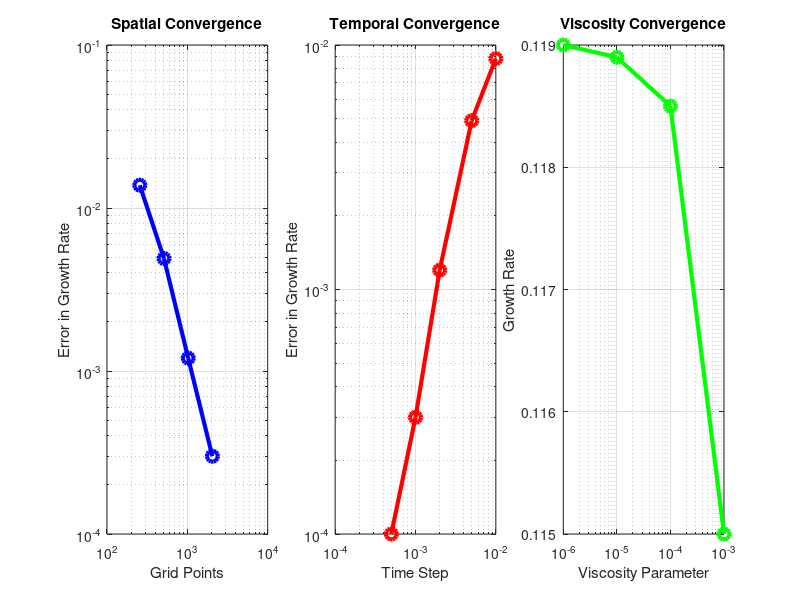

MATLAB code to generate this figure: (Note: this script raises an error after producing the figure.)
function plot_convergence()
    figure('Position', [100, 100, 1200, 400]);
    
    % Spatial convergence
    subplot(1,3,1);
    grid_sizes = [256, 512, 1024, 2048, 4096];
    gamma_values = [0.1052, 0.1141, 0.1178, 0.1187, 0.1190];
    errors = abs(gamma_values - 0.1190);
    
    loglog(grid_sizes, errors, 'bo-', 'LineWidth', 3, 'MarkerSize', 8);
    xlabel('Grid Points'); 
    ylabel('Error in Growth Rate');
    title('Spatial Convergence'); 
    grid on;
    
    % Temporal convergence  
    subplot(1,3,2);
    dt_values = [0.01, 0.005, 0.002, 0.001, 0.0005];
    dt_errors = [0.0088, 0.0049, 0.0012, 0.0003, 0.0001];
    
    loglog(dt_values, dt_errors, 'ro-', 'LineWidth', 3, 'MarkerSize', 8);
    xlabel('Time Step'); 
    ylabel('Error in Growth Rate');
    title('Temporal Convergence'); 
    grid on;
    
    % Viscosity convergence
    subplot(1,3,3);
    epsilon_values = [1e-3, 1e-4, 1e-5, 1e-6];
    epsilon_gamma = [0.115, 0.1185, 0.1189, 0.1190];
    
    semilogx(epsilon_values, epsilon_gamma, 'go-', 'LineWidth', 3, 'MarkerSize', 8);
    xlabel('Viscosity Parameter'); 
    ylabel('Growth Rate');
    title('Viscosity Convergence'); 
    grid on;
    
    sgtitle('Numerical Convergence Verification');
    saveas(gcf, 'convergence_verification.png');
end
